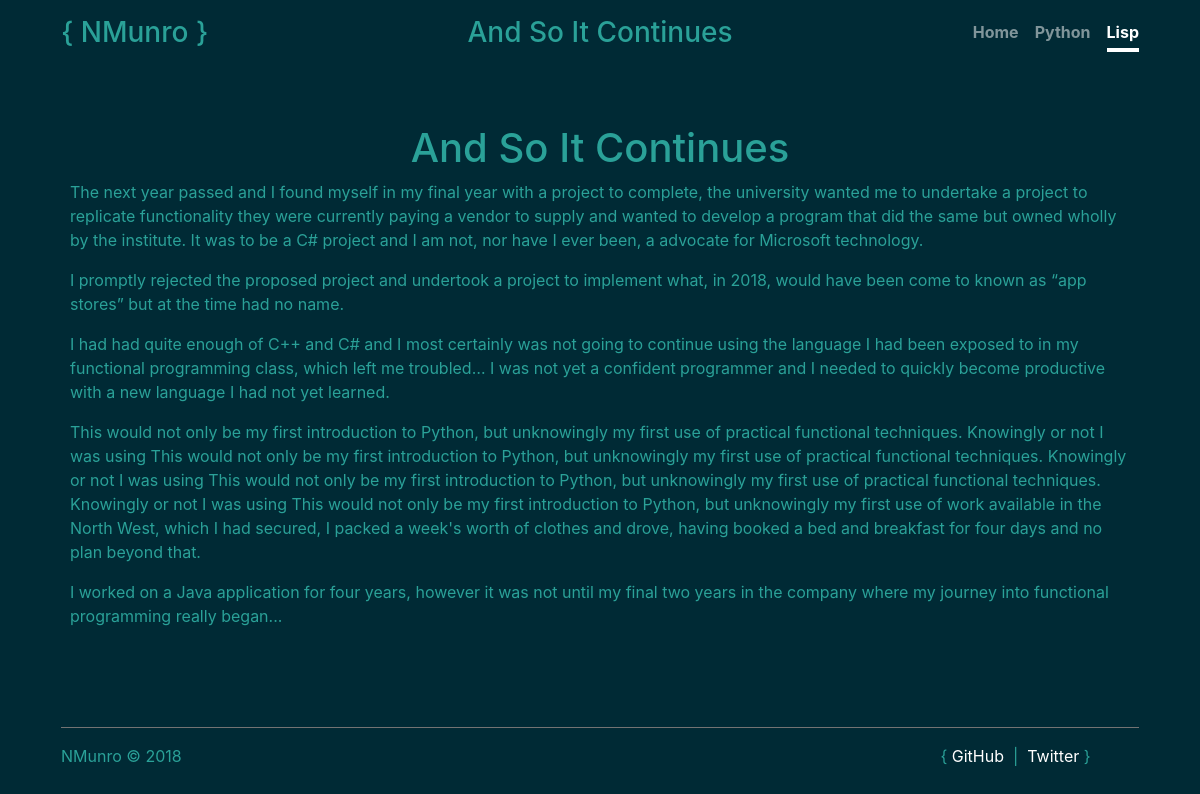
Page /lisp/and_so_it_continues... on the committed database.
### miskatonic/models/article.py (models this page shows, shortened)
class Article(Model):
    title = CharField()
    slug = CharField()
    category = ForeignKeyField(Category, backref='articles')
    content = TextField()
    date = DateTimeField(default=datetime.datetime.now)
    class Meta:
        database = Config.db

### miskatonic/apps/lisp/views.py (the view)
@lisp.route('/<string:slug>')
def article(slug: str):
    try:
        category = Category.get(Category.title == 'lisp')
        article = Article.select().where(Article.category == category.id, Article.slug == slug).first()
        return render_template(
            f'pages/lisp/article.tmpl.html',
            active=f'lisp: {article.title}',
            title=article.title,
            content=markdown.markdown(article.content),
            date=str(article.date).split('.')[0],
        )
    except (Category.DoesNotExist, Article.DoesNotExist):
        abort(404)
    except TemplateNotFound:
        abort(500)

### miskatonic/app.py (called while the page is built)
@app.before_request
def before_request():
    g.db = Config.db
    g.db.connect()

@app.after_request
def after_request(response):
    g.db.close()
    return response

### miskatonic/templates/pages/lisp/article.tmpl.html (shortened to what this page needs)
{% extends 'pages/main.tmpl.html' %}
{% block content %}
    {{ content|safe }}
{% endblock %}

### miskatonic/templates/components/header.tmpl.html
<header class="container-fluid masthead mb-auto">
  <div class="row inner">
    <div class="col-sm-3">
      <h3 class="masthead-brand">{&nbsp;NMunro&nbsp;}</h3>
    </div>
    <div class="col-sm-6">
      <h3>{{ title|title }}</h3>
    </div>
    <div class="col-sm-3">
      <nav class="nav nav-masthead justify-content-center">
        <a class="nav-link {% if active == 'home' %} active {% endif %}" href="/">Home</a>
        <a class="nav-link {% if active.startswith('python') %} active {% endif %}" href="{{ url_for('python.index') }}">Python</a>
        <a class="nav-link {% if active.startswith('lisp') %} active {% endif %}" href="{{ url_for('lisp.index') }}">Lisp</a>
      </nav>
    </div>
  </div>
</header>

### miskatonic/static/css/app.css (style rules this page uses)
a, a:focus, a:hover { color: #fff; }
html, body { height: 100%; background-color: #002A35; }
body { display: -ms-flexbox; display: -webkit-box; display: flex; -ms-flex-pack: center; -webkit-box-pack: center; justify-content: center; color: #2AA198 !important; }
p, ol, ul { text-align: left; }

### miskatonic/static/css/header.css (style rules this page uses)
.active, .a.active:hover { background-color: #053542; }
.masthead { margin-bottom: 2rem; }
.masthead-brand { margin-bottom: 0; }
.nav-masthead .nav-link { padding: .25rem 0; font-weight: 700; color: rgba(255, 255, 255, .5); background-color: transparent; border-bottom: .25rem solid transparent; }
.nav-masthead .nav-link + .nav-link { margin-left: 1rem; }
.nav-masthead .active { color: #fff; border-bottom-color: #fff; }
@media (min-width: 48em) { .masthead-brand { float: left; } }
@media (min-width: 48em) { .nav-masthead { float: right; } }

### rows in the picture
Article: title "And So It Continues", title "And So It Continues The next year passed and I found myself in my final year with a project to complete, the university wanted me to undertake a project to replicate functionality they were currently paying a vendor to supply and wanted to develop a program that did the same but owned wholly by the institute. It was to be a C# project and I am not, nor have I ever been, a advocate for Microsoft technology. I promptly rejected the proposed project and undertook a project to implement what, in 2018, would have been come to known as “app stores” but at the time had no name. I had had quite enough of C++ and C# and I most certainly was not going to continue using the language I had been exposed…"
